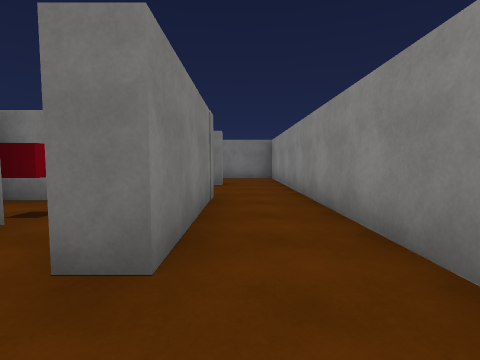
[1] (above)

18 first-person views from a walk through a scene from a Unity 3-D project. The camera is 1.3 m above the floor, tilts 4° down and sees 85° across. The floor is counted in squares, 2 m on a side. Each view is taken from the middle of a square. On the plan, view 1 faces up. The plan holds only what a view shows up to about 9 squares ahead; the rest is blank. Surface patterns are stand-ins for the level's own textures.

[2]
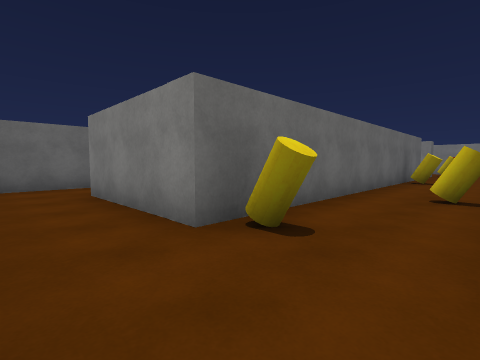

[3]
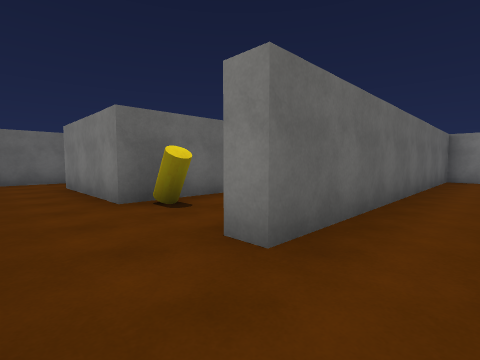

[4]
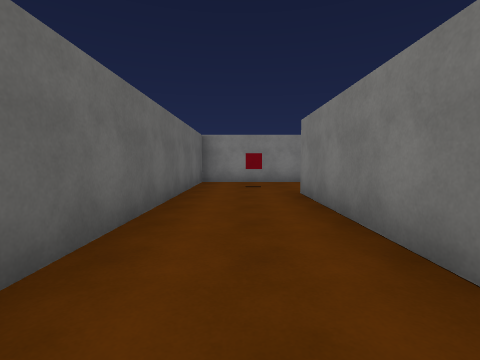

[5]
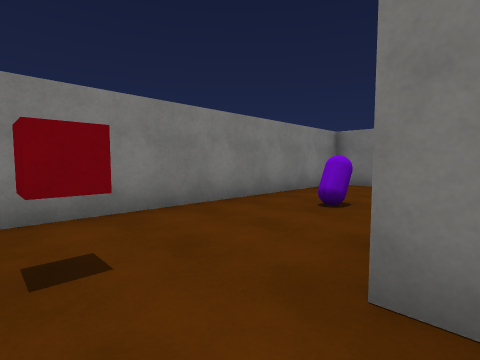

[6]
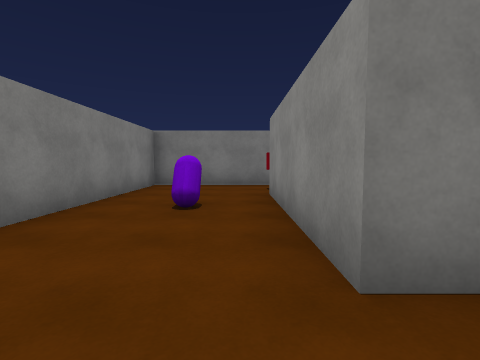

[7]
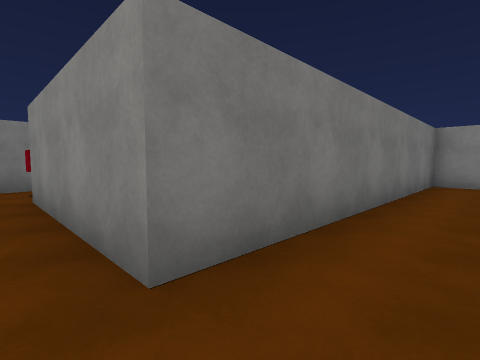

[8]
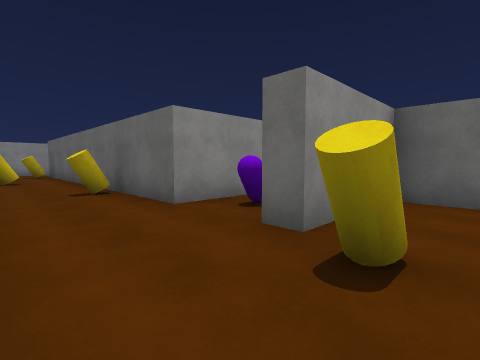

[9]
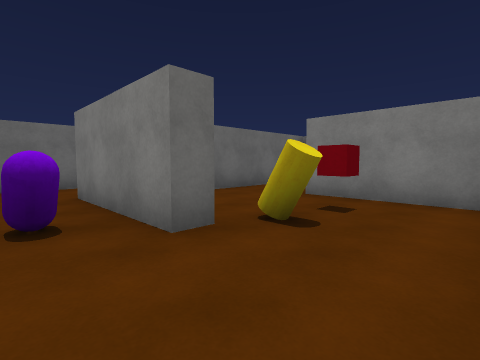

[10]
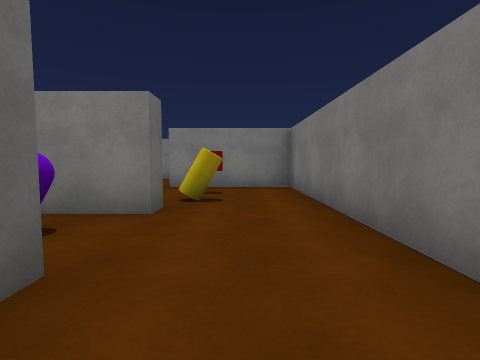

[11]
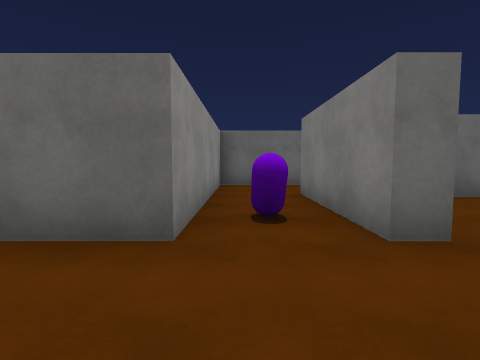

[12]
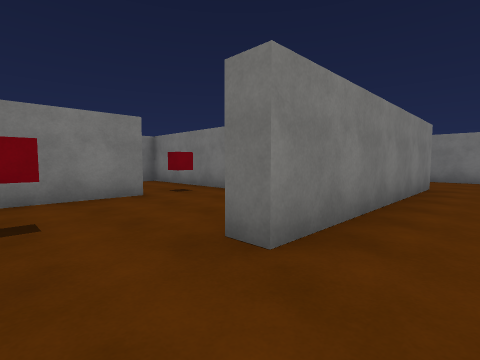

[13]
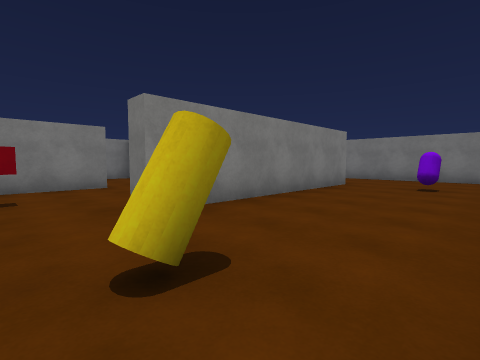

[14]
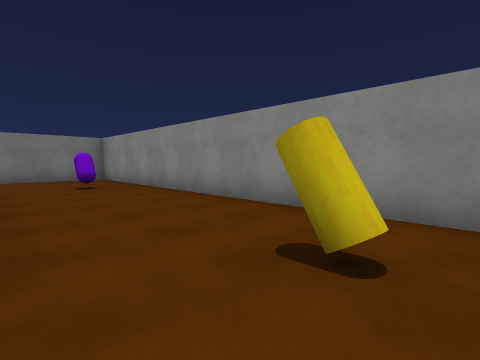

[15]
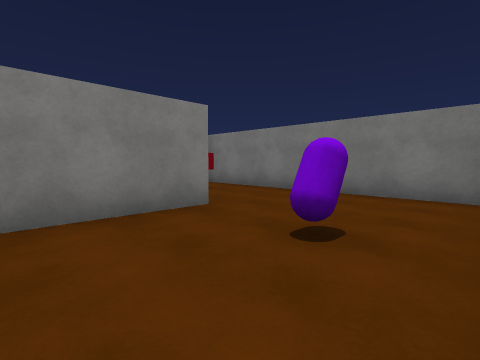

[16]
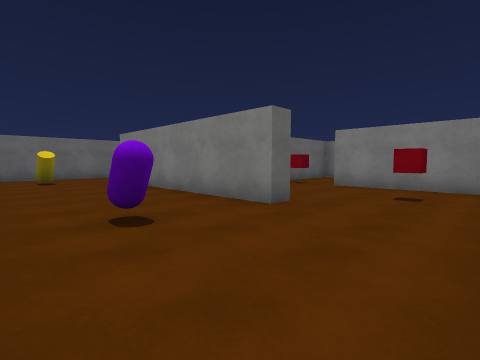

[17]
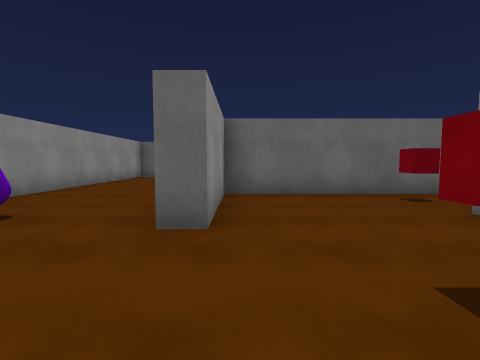

[18]
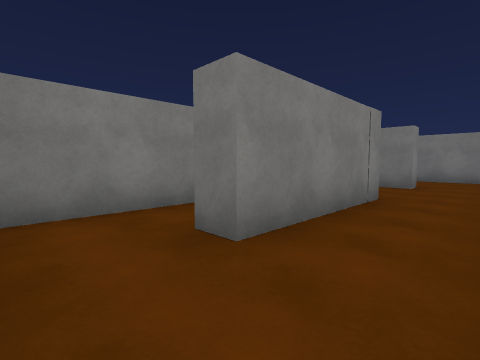

### Floor plan
Points are (right, up) in squares from view 1. A wall is a line through its corners. A room is listed if a view was taken in it or the views show most of it. See-through windows are left out.
Room 1 (views 1, 2, 8, 9, 10, 11, 18)
walls: (-10.4, 7.3) (-15.7, 7.3) (-15.7, 4.1); (-10.5, 1.5) (-10.5, 4.9) (-0.5, 4.9) (-0.5, 1.5); (-12.7, 4.4) (-12.7, 4.9) (-12.2, 4.9) (-12.2, 1.6); (-0.5, 7.8) (-0.5, 7.3) (-1.2, 7.3); (-1, -0.2) (0.8, -0.2); (-15.5, 2.2) (-12.8, 2.2); (1.3, 1.2) (1.3, 7.6)
ways out: opening at (0.5, 8) to room 2; opening at (-16, 3.5); opening at (-11, 2); opening at (-1, 0.5)
objects: red cube (-14, 5); yellow cylinder (-13, 5); purple capsule (-11, 4); yellow cylinder (-4, 7)
Room 2 (views 3, 4, 5, 6, 7)
walls: (-5.8, 16.3) (-9.4, 16.3) (-9.4, 7.8) (-0.5, 7.8); (1.3, 7.6) (1.3, 10.3) (-6.4, 10.3) (-6.4, 14.2)
ways out: opening at (0.5, 8) to room 1; opening at (-6, 15.5) to room 4
objects: red cube (-8, 9); purple capsule (-8, 13)
Room 3 (views 12, 13, 14, 15, 16, 17)
walls: (0.9, 22.3) (-5.8, 22.3); (-5.9, 21.8) (-5.9, 18.8); (-7.1, 16.8) (-2.7, 16.8) (-2.7, 19.5) (-2.2, 19.5) (-2.2, 13.5) (-2.8, 13.5); (1.3, 12.1) (1.3, 21.5); (-0.5, 10.8) (0.6, 10.8)
ways out: opening at (-2, 12.5) to room 4; opening at (-6, 18)
objects: red cube (-6, 18); red cube (-4, 21); yellow cylinder (0, 13); purple capsule (0, 19)
Room 4 (no view inside)
walls: (-5.9, 14.4) (-5.9, 12.1)
ways out: opening at (-6, 15.5) to room 2; opening at (-2, 12.5) to room 3
objects: red cube (-6, 15); red cube (-4, 12)

Where each view was taken, in squares from view 1:
view 1: 0 up, 0 right, facing up
view 2: 7 up, 1 right, facing down-left
view 3: 9 up, 1 right, facing down-left
view 4: 9 up, 1 left, facing left
view 5: 9 up, 6 left, facing up-left
view 6: 9 up, 7 left, facing up
view 7: 9 up, 7 left, facing up-right
view 8: 7 up, 14 left, facing down-right
view 9: 7 up, 11 left, facing down-left
view 10: 6 up, 9 left, facing left
view 11: 7 up, 11 left, facing down
view 12: 12 up, 1 left, facing up-left
view 13: 12 up, 1 right, facing up-left
view 14: 12 up, 2 left, facing up-right
view 15: 17 up, 1 right, facing up-left
view 16: 22 up, 1 right, facing down-left
view 17: 22 up, 3 left, facing down
view 18: 0 up, 1 right, facing up-left
